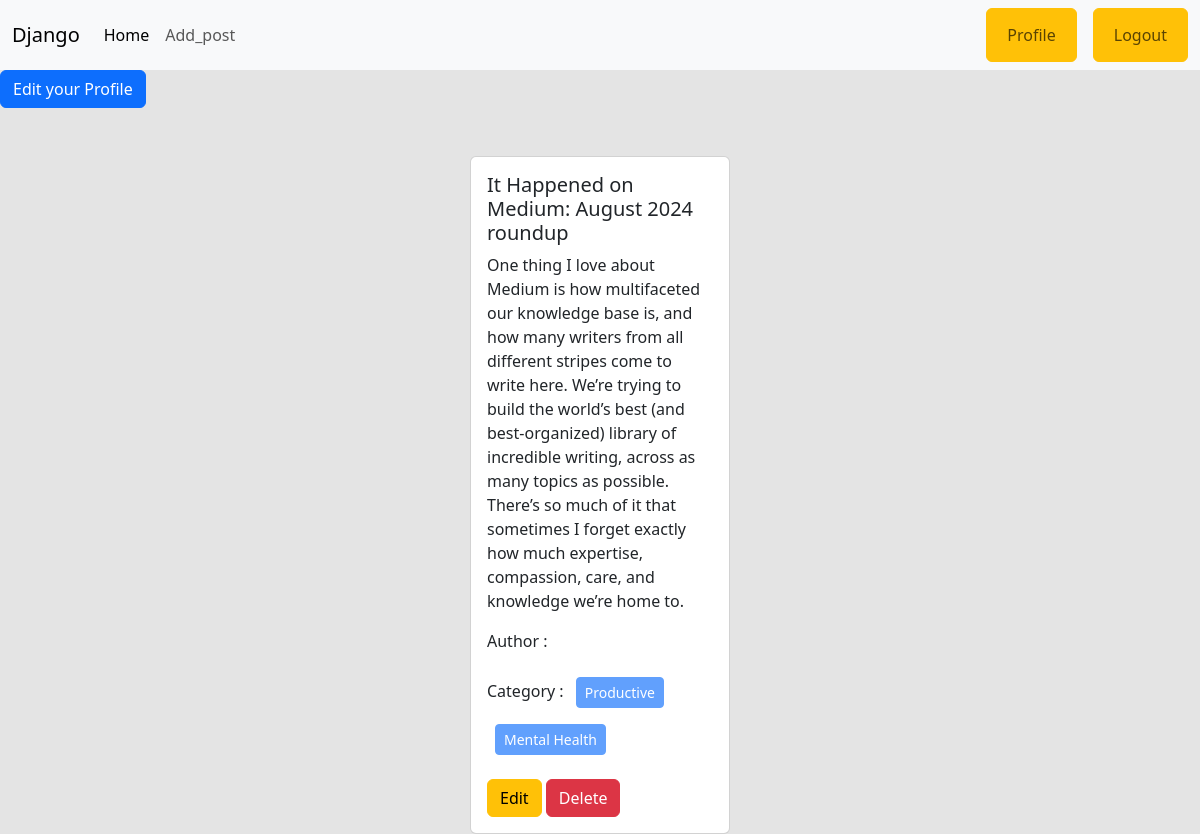
The app's page /author/profile/ (signed in) with its own data.
### posts/models.py (models this page shows, shortened)
class Post(models.Model):
    title = models.CharField(max_length=50)
    content = models.TextField()
    category = models.ManyToManyField(Category)
    author = models.ForeignKey(User, on_delete=models.CASCADE)

### categories/models.py (models this page shows, shortened)
class Category(models.Model):
    name = models.CharField(max_length=100)
    slug = models.SlugField(max_length=100, unique=True, null=True, blank=True)

### author/views.py (the view)
# urls.py: path('profile/', views.profile, name="profile"),
@login_required
def profile(request):
    data = Post.objects.filter(author = request.user)
    return render(request, 'profile.html', {'data' : data})

### author/templates/profile.html
{% extends 'base.html' %}
{% load crispy_forms_tags %}
{% block content %}
    <div>
       <a class="btn btn-primary" href="{% url 'edit_profile' %}">Edit your Profile</a>
    </div>
    <div class="d-flex flex-wrap justify-content-center px-5 pt-5">
        {% for post in data %}
        <div class="col-sm-3">
            <div class="card mx-2">
              <div class="card-body">
                <h5 class="card-title">{{post.title}}</h5>
                <p class="card-text">{{post.content}}</p>
                <p>Author : {{post.author.first_name}} {{post.author.last_name}}</p>
                <p>Category :
                    {% for cat in post.category.all %}
                    <button class="btn btn-primary btn-sm m-2" disabled>{{cat.name}}</button>
                    {% endfor %}
                </p>
                <a href="{% url 'edit_post' post.id %}" class="btn btn-warning">Edit</a>
                <a href="{% url 'delete_post' post.id %}" class="btn btn-danger">Delete</a>
              </div>
            </div>
          </div>
        {% endfor %}
    </div>
{% endblock %}

### records on screen
Post: title "It Happened on Medium: August 2024 roundup", content "One thing I love about Medium is how multifaceted our knowledge base is, and how many writers from all different stripes come to write here. We’re trying to build the world’s best (and best-organized) library of incredible writing, across as many topics as possible. There’s so much of it that sometimes I forget exactly how much expertise, compassion, care, and knowledge we’re home to."
Category: name "Productive"
Category: name "Mental Health"
